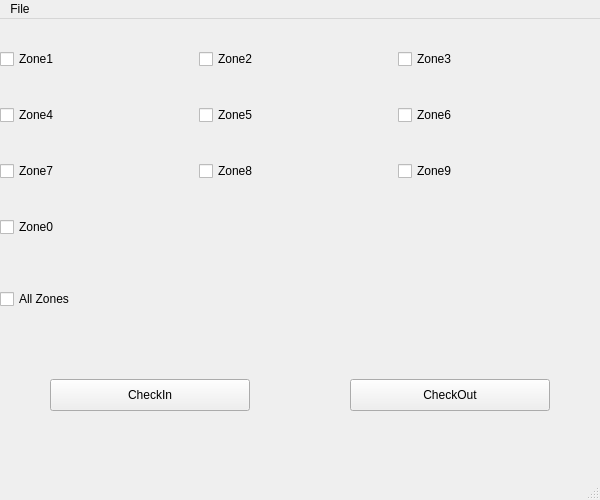
<?xml version="1.0" encoding="UTF-8"?>
<ui version="4.0">
 <class>mainWindow</class>
 <widget class="QMainWindow" name="mainWindow">
  <property name="geometry">
   <rect>
    <x>0</x>
    <y>0</y>
    <width>600</width>
    <height>500</height>
   </rect>
  </property>
  <property name="windowTitle">
   <string>Inventory Control System</string>
  </property>
  <widget class="QWidget" name="centralwidget">
   <widget class="QPushButton" name="checkinButton">
    <property name="geometry">
     <rect>
      <x>50</x>
      <y>360</y>
      <width>200</width>
      <height>32</height>
     </rect>
    </property>
    <property name="text">
     <string>CheckIn</string>
    </property>
   </widget>
   <widget class="QPushButton" name="checkoutButton">
    <property name="geometry">
     <rect>
      <x>350</x>
      <y>360</y>
      <width>200</width>
      <height>32</height>
     </rect>
    </property>
    <property name="text">
     <string>CheckOut</string>
    </property>
   </widget>
   <widget class="QWidget" name="gridLayoutWidget">
    <property name="geometry">
     <rect>
      <x>0</x>
      <y>0</y>
      <width>591</width>
      <height>251</height>
     </rect>
    </property>
    <layout class="QGridLayout" name="gridLayout">
     <item row="2" column="1">
      <widget class="QCheckBox" name="zone8">
       <property name="text">
        <string>Zone8</string>
       </property>
      </widget>
     </item>
     <item row="0" column="2">
      <widget class="QCheckBox" name="zone3">
       <property name="text">
        <string>Zone3</string>
       </property>
      </widget>
     </item>
     <item row="0" column="1">
      <widget class="QCheckBox" name="zone2">
       <property name="text">
        <string>Zone2</string>
       </property>
      </widget>
     </item>
     <item row="1" column="1">
      <widget class="QCheckBox" name="zone5">
       <property name="text">
        <string>Zone5</string>
       </property>
      </widget>
     </item>
     <item row="1" column="2">
      <widget class="QCheckBox" name="zone6">
       <property name="text">
        <string>Zone6</string>
       </property>
      </widget>
     </item>
     <item row="1" column="0">
      <widget class="QCheckBox" name="zone4">
       <property name="text">
        <string>Zone4</string>
       </property>
      </widget>
     </item>
     <item row="2" column="0">
      <widget class="QCheckBox" name="zone7">
       <property name="text">
        <string>Zone7</string>
       </property>
      </widget>
     </item>
     <item row="2" column="2">
      <widget class="QCheckBox" name="zone9">
       <property name="text">
        <string>Zone9</string>
       </property>
      </widget>
     </item>
     <item row="0" column="0">
      <widget class="QCheckBox" name="zone1">
       <property name="text">
        <string>Zone1</string>
       </property>
      </widget>
     </item>
     <item row="3" column="0">
      <widget class="QCheckBox" name="zone0">
       <property name="text">
        <string>Zone0</string>
       </property>
      </widget>
     </item>
    </layout>
   </widget>
   <widget class="QCheckBox" name="zone10">
    <property name="geometry">
     <rect>
      <x>0</x>
      <y>270</y>
      <width>85</width>
      <height>20</height>
     </rect>
    </property>
    <property name="text">
     <string>All Zones</string>
    </property>
   </widget>
  </widget>
  <widget class="QMenuBar" name="menubar">
   <property name="geometry">
    <rect>
     <x>0</x>
     <y>0</y>
     <width>600</width>
     <height>24</height>
    </rect>
   </property>
   <widget class="QMenu" name="menuFile">
    <property name="title">
     <string>File</string>
    </property>
    <addaction name="actionConnect"/>
   </widget>
   <addaction name="menuFile"/>
  </widget>
  <widget class="QStatusBar" name="statusbar"/>
  <action name="actionConnect">
   <property name="text">
    <string>Connect To Database</string>
   </property>
  </action>
 </widget>
 <tabstops>
  <tabstop>zone1</tabstop>
  <tabstop>zone2</tabstop>
  <tabstop>zone3</tabstop>
  <tabstop>zone4</tabstop>
  <tabstop>zone5</tabstop>
  <tabstop>zone6</tabstop>
  <tabstop>zone7</tabstop>
  <tabstop>zone8</tabstop>
  <tabstop>zone9</tabstop>
  <tabstop>zone10</tabstop>
  <tabstop>checkinButton</tabstop>
  <tabstop>checkoutButton</tabstop>
 </tabstops>
 <resources/>
 <connections/>
</ui>
